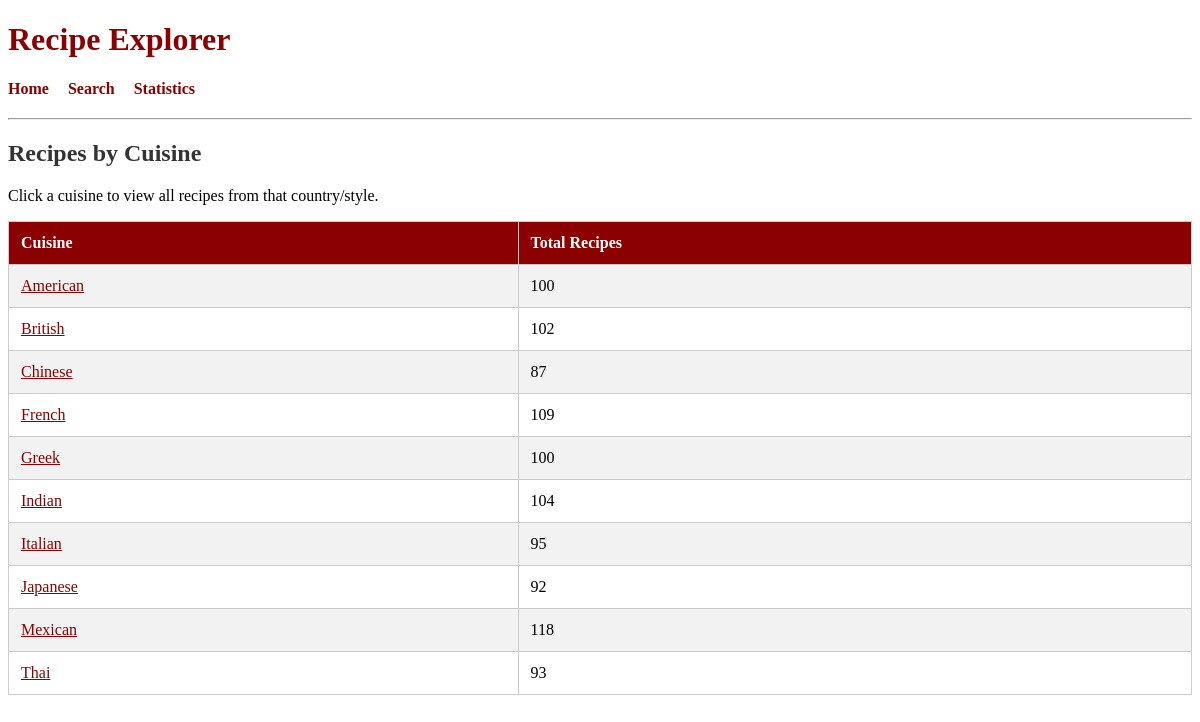
Screenshot of /stats with the database file from the repository.
### tables this page shows
CREATE TABLE recipes (
    recipe_id INTEGER PRIMARY KEY,
    name TEXT,
    cuisine TEXT,
    cooking_time INTEGER,
    difficulty TEXT
);

### app.py (the view)
@app.route("/stats")
def stats():
    conn = get_db()
    cur = conn.cursor()
    cur.execute("""
        SELECT cuisine, COUNT(*)
        FROM recipes
        GROUP BY cuisine
    """)
    stats = cur.fetchall()
    conn.close()
    return render_template(
        "stats.html",
        stats=stats
    )

### app.py (called while the page is built)
def get_db():
    return sqlite3.connect("database.db")

### templates/stats.html
{% extends "base.html" %}
{% block content %}
<h2>Recipes by Cuisine</h2>
<p>
Click a cuisine to view all recipes from that country/style.
</p>
<table>
<tr>
    <th>Cuisine</th>
    <th>Total Recipes</th>
</tr>
{% for row in stats %}
<tr>
<td>
<a href="/cuisine/{{ row[0] }}">
{{ row[0] }}
</a>
</td>
<td>{{ row[1] }}</td>
</tr>
{% endfor %}
</table>
{% endblock %}

### rows the page displays
recipes: cuisine "British", cooking_time "102"
recipes: cuisine "French", cooking_time "109"
recipes: cuisine "Indian", cooking_time "104"
recipes: cuisine "Italian", cooking_time "95"
recipes: cuisine "Japanese", recipe_id "92"
recipes: cuisine "Mexican", recipe_id "118"
recipes: cuisine "Thai", cooking_time "93"

### other values shown
{{ row[0] }} "American" "Chinese" "Greek"
{{ row[1] }} "100" "87" "100"
